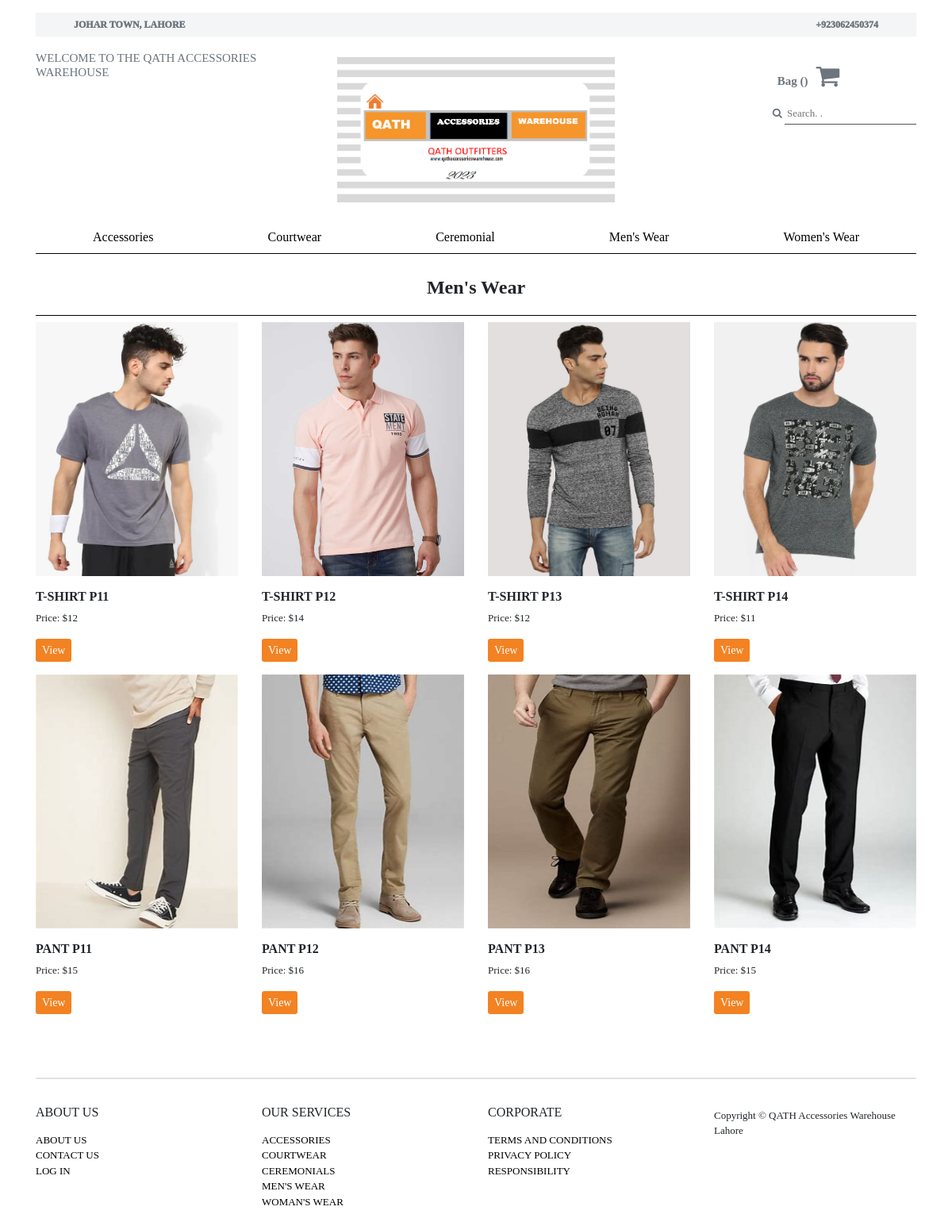
The page /men on the database its author committed.
### store/models.py (models this page shows, shortened)
class Product(models.Model):
	category_choice = {
		('Accessories', 'Accessories'),
		('Courtwear', 'Courtwear'),
		('Ceremonial', 'Ceremonial'),
		('Men', 'Men'),
		('Women', 'Women')
	}
	category = models.CharField(max_length=20, choices=category_choice, default='Accessories')
	size = models.ManyToManyField(Size)
	title = models.CharField(max_length=200)
	description = models.CharField(max_length=300)
	price = models.IntegerField()
	image = models.ImageField(upload_to='Store')
	other_image = models.ManyToManyField(OtherImages, blank=True)

### store/views.py (the view)
# urls.py: path('men', views.men, name='men'),
def men(request):
	obj = Product.objects.filter(category = 'Men')
	context = {
		'obj': obj,
	}
	return render(request, 'store/men.html', context)

### store/templates/store/men.html
{% extends 'store/base.html' %}
{% load static %}
{% block content %}
	<div class="accessories">
		<h4 class="font-weight-bold text-center">Men's Wear</h4>
		<div class="row">
			<div class="col-12">
				<div class="row">
					{% for object in obj %}
						<div class="col-lg-3 col-sm-6 mb-3">
							<img src="{{ object.image.url }}" width="100%">
							<h6 class="text-uppercase font-weight-bold mt-3">{{ object.title }}</h6>
							<p>Price: ${{ object.price }}</p>
							<a href="{% url 'product_details' object.id %}" class="btn btn-sm">
								View
							</a>
						</div>
					{% endfor %}
				</div>
			</div>
		</div>
	</div>
{% endblock %}

### store/static/store/css/main.css (style rules this page uses)
body { font-family: serif; }
button, .btn { background-color: #f38222 !important; color: white !important; border: none !important; }
a { text-decoration: none; color: black; }
p { font-size: 13px; }
.accessories h4, .courtwear h4, .ceremonials h4, .cart h4, .checkout h4 { padding: 20px 0px; border-bottom: 0.8px solid black; }
.accessories img, .courtwear img, .ceremonials img { height: 320px; }

### rows shown on the page
Product: image (picture), title "T-SHIRT P11", price "12"
Product: image (picture), title "T-SHIRT P12", price "14"
Product: image (picture), title "T-SHIRT P13", price "12"
Product: image (picture), title "T-SHIRT P14", price "11"
Product: image (picture), title "PANT P11", price "15"
Product: image (picture), title "PANT P12", price "16"
Product: image (picture), title "PANT P13", price "16"
Product: image (picture), title "PANT P14", price "15"
